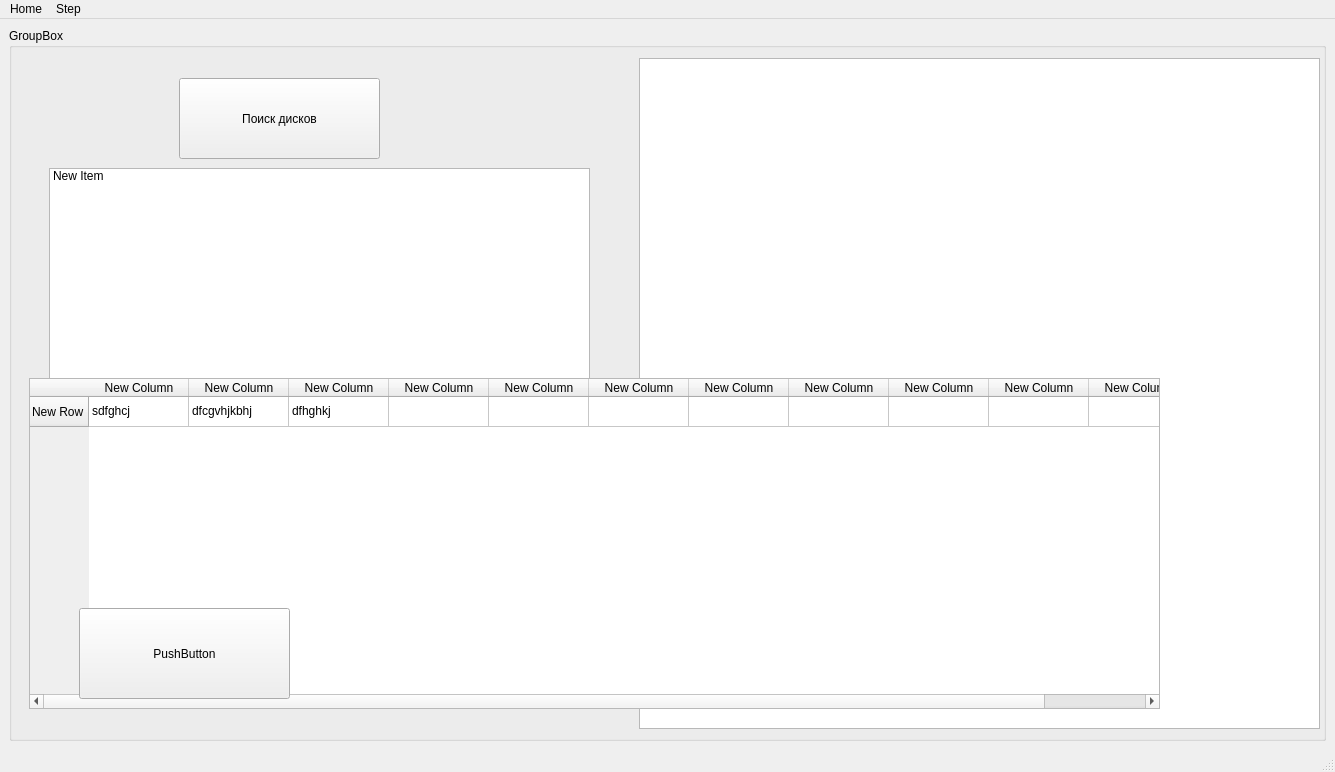
<?xml version="1.0" encoding="UTF-8"?>
<ui version="4.0">
 <class>MainWindow</class>
 <widget class="QMainWindow" name="MainWindow">
  <property name="geometry">
   <rect>
    <x>0</x>
    <y>0</y>
    <width>1335</width>
    <height>772</height>
   </rect>
  </property>
  <property name="windowTitle">
   <string>MainWindow</string>
  </property>
  <widget class="QWidget" name="centralwidget">
   <layout class="QVBoxLayout" name="verticalLayout_2">
    <item>
     <widget class="QGroupBox" name="groupBox">
      <property name="title">
       <string>GroupBox</string>
      </property>
      <widget class="QPlainTextEdit" name="plainTextEdit">
       <property name="geometry">
        <rect>
         <x>630</x>
         <y>30</y>
         <width>681</width>
         <height>671</height>
        </rect>
       </property>
      </widget>
      <widget class="QPushButton" name="pushButton">
       <property name="geometry">
        <rect>
         <x>170</x>
         <y>50</y>
         <width>201</width>
         <height>81</height>
        </rect>
       </property>
       <property name="text">
        <string>Поиск дисков</string>
       </property>
      </widget>
      <widget class="QListWidget" name="listWidget">
       <property name="geometry">
        <rect>
         <x>40</x>
         <y>140</y>
         <width>541</width>
         <height>331</height>
        </rect>
       </property>
       <item>
        <property name="text">
         <string>New Item</string>
        </property>
       </item>
      </widget>
      <widget class="QTableWidget" name="tableWidget">
       <property name="geometry">
        <rect>
         <x>20</x>
         <y>350</y>
         <width>1131</width>
         <height>331</height>
        </rect>
       </property>
       <row>
        <property name="text">
         <string>New Row</string>
        </property>
       </row>
       <column>
        <property name="text">
         <string>New Column</string>
        </property>
       </column>
       <column>
        <property name="text">
         <string>New Column</string>
        </property>
       </column>
       <column>
        <property name="text">
         <string>New Column</string>
        </property>
       </column>
       <column>
        <property name="text">
         <string>New Column</string>
        </property>
       </column>
       <column>
        <property name="text">
         <string>New Column</string>
        </property>
       </column>
       <column>
        <property name="text">
         <string>New Column</string>
        </property>
       </column>
       <column>
        <property name="text">
         <string>New Column</string>
        </property>
       </column>
       <column>
        <property name="text">
         <string>New Column</string>
        </property>
       </column>
       <column>
        <property name="text">
         <string>New Column</string>
        </property>
       </column>
       <column>
        <property name="text">
         <string>New Column</string>
        </property>
       </column>
       <column>
        <property name="text">
         <string>New Column</string>
        </property>
       </column>
       <item row="0" column="0">
        <property name="text">
         <string>sdfghcj</string>
        </property>
       </item>
       <item row="0" column="1">
        <property name="text">
         <string>dfcgvhjkbhj</string>
        </property>
       </item>
       <item row="0" column="2">
        <property name="text">
         <string>dfhghkj</string>
        </property>
       </item>
      </widget>
      <widget class="QPushButton" name="pushButton_3">
       <property name="geometry">
        <rect>
         <x>70</x>
         <y>580</y>
         <width>211</width>
         <height>91</height>
        </rect>
       </property>
       <property name="text">
        <string>PushButton</string>
       </property>
      </widget>
     </widget>
    </item>
   </layout>
  </widget>
  <widget class="QMenuBar" name="menubar">
   <property name="geometry">
    <rect>
     <x>0</x>
     <y>0</y>
     <width>1335</width>
     <height>22</height>
    </rect>
   </property>
   <widget class="QMenu" name="menuHome">
    <property name="title">
     <string>Home</string>
    </property>
   </widget>
   <widget class="QMenu" name="menuStep">
    <property name="title">
     <string>Step</string>
    </property>
   </widget>
   <addaction name="menuHome"/>
   <addaction name="menuStep"/>
  </widget>
  <widget class="QStatusBar" name="statusbar"/>
 </widget>
 <resources/>
 <connections/>
</ui>
